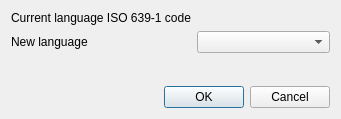
<?xml version="1.0" encoding="UTF-8"?>
<ui version="4.0">
 <class>SelectAdjResultsLanguage</class>
 <widget class="QDialog" name="SelectAdjResultsLanguage">
  <property name="geometry">
   <rect>
    <x>0</x>
    <y>0</y>
    <width>341</width>
    <height>119</height>
   </rect>
  </property>
  <property name="windowTitle">
   <string>Adjustment Results Language</string>
  </property>
  <layout class="QGridLayout" name="gridLayout">
   <item row="0" column="0">
    <layout class="QVBoxLayout" name="verticalLayout">
     <item>
      <layout class="QFormLayout" name="formLayout">
       <item row="0" column="0">
        <widget class="QLabel" name="label1">
         <property name="text">
          <string>Current language ISO 639-1 code</string>
         </property>
        </widget>
       </item>
       <item row="0" column="1">
        <widget class="QLabel" name="label2">
         <property name="text">
          <string/>
         </property>
        </widget>
       </item>
       <item row="1" column="0">
        <widget class="QLabel" name="label3">
         <property name="text">
          <string>New language</string>
         </property>
        </widget>
       </item>
       <item row="1" column="1">
        <widget class="QComboBox" name="comboBox"/>
       </item>
       <item row="2" column="0">
        <widget class="QLabel" name="label4">
         <property name="text">
          <string/>
         </property>
        </widget>
       </item>
      </layout>
     </item>
     <item>
      <widget class="QDialogButtonBox" name="buttonBox">
       <property name="orientation">
        <enum>Qt::Horizontal</enum>
       </property>
       <property name="standardButtons">
        <set>QDialogButtonBox::Cancel|QDialogButtonBox::Ok</set>
       </property>
      </widget>
     </item>
    </layout>
   </item>
  </layout>
 </widget>
 <resources/>
 <connections>
  <connection>
   <sender>buttonBox</sender>
   <signal>accepted()</signal>
   <receiver>SelectAdjResultsLanguage</receiver>
   <slot>accept()</slot>
   <hints>
    <hint type="sourcelabel">
     <x>248</x>
     <y>254</y>
    </hint>
    <hint type="destinationlabel">
     <x>157</x>
     <y>274</y>
    </hint>
   </hints>
  </connection>
  <connection>
   <sender>buttonBox</sender>
   <signal>rejected()</signal>
   <receiver>SelectAdjResultsLanguage</receiver>
   <slot>reject()</slot>
   <hints>
    <hint type="sourcelabel">
     <x>316</x>
     <y>260</y>
    </hint>
    <hint type="destinationlabel">
     <x>286</x>
     <y>274</y>
    </hint>
   </hints>
  </connection>
 </connections>
</ui>
